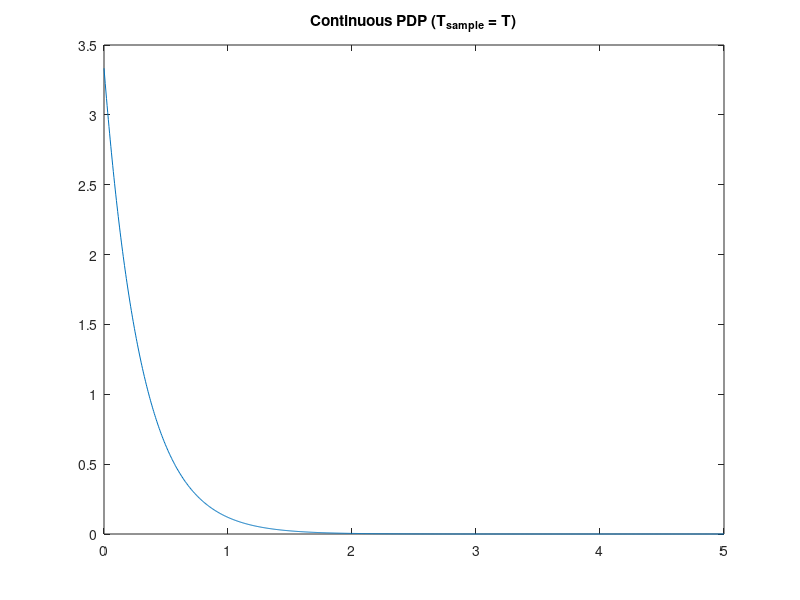
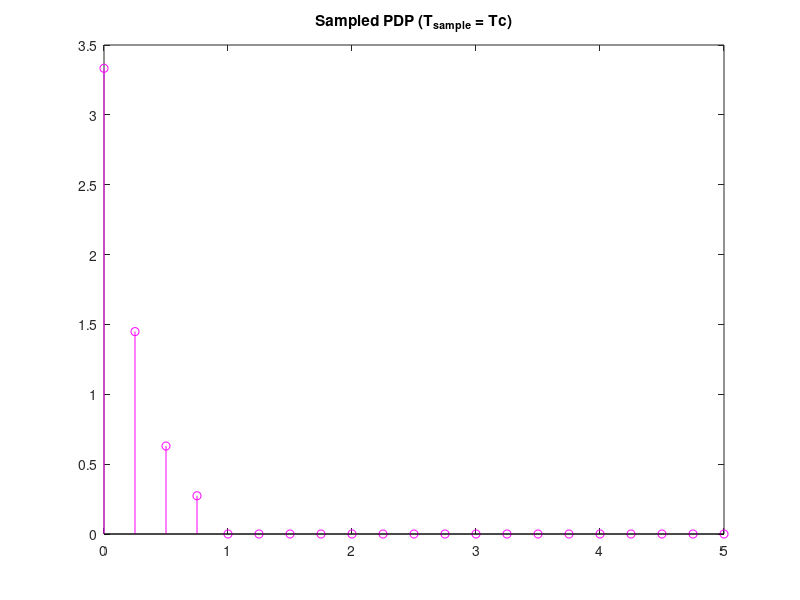
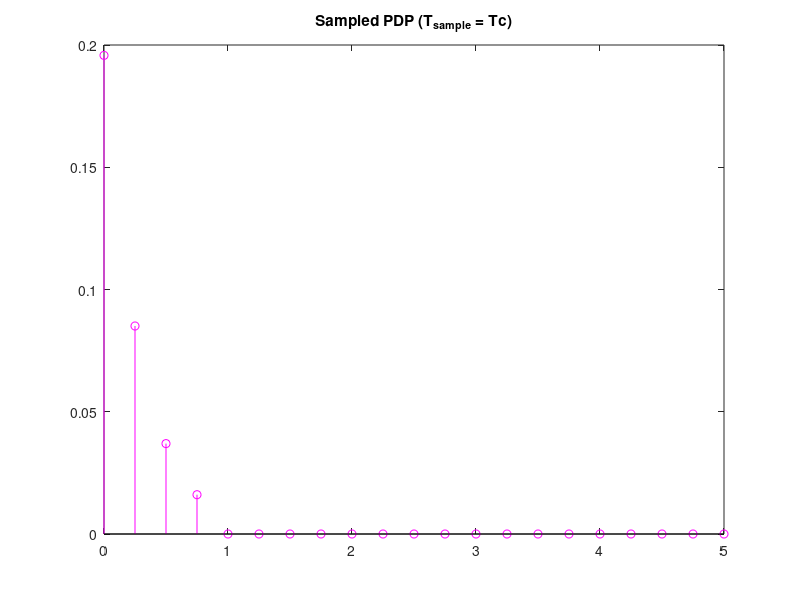

The MATLAB source for these figures, in order: (Note: this script raises an error after producing the figures.)
clear all
close all
T = 1;      % Sampling time before interpolation
tau_rms = 0.3*T;       
tau = linspace(0, 5, 1000);
PDP_continuous = exp(-tau/tau_rms)./tau_rms;
figure
plot(tau, PDP_continuous);
title('Continuous PDP (T_{sample} = T)');
%I'll now sample the "continuous" PDP
Tc = (0.25*T);      %New sampling time
tau = 0:Tc:5;
samples = 4;
PDP_sampled = exp(-tau/tau_rms)./tau_rms;
PDP_sampled = [PDP_sampled(1:samples) zeros(1, length(PDP_sampled )-samples)] ;
figure
stem(tau, PDP_sampled, 'm');
title('Sampled PDP (T_{sample} = Tc)');



%normalization of the PDP
K = 3; %K in dB
K = 10^(K/10); % K in linear

Md = sum(PDP_sampled) 

C = sqrt(K/(K+1));

norm = Md/( 1 - C^2 ); % MdNorm = 1 - c^2

MdNorm = Md/norm; %PDP normalized

sum( MdNorm )+ C^2 
figure
stem(tau, PDP_sampled/norm, 'm');
title('Sampled PDP (T_{sample} = Tc)');

%filter to create g

%Classical Doppler
%Here we build a proper white noise
w_i = wgn(1, 1000, 1, 'complex');
fd = 5*10.^(-3);
% lin = linspace(0, 0.999, 1000);
% f = linspace(0, 1, 100001);
% sqrt_D = zeros(1, 50001);
% for i = 1:50001
%     sqrt_D(i) = sqrt((1/(pi*fd*sqrt(1-(f(i)/fd).^2))).*(abs(f(i)) < fd));%ho messo < invece di <= perche per f=fd la funzione diventa infinito
% end
% for i = 1 : 50000 %whole spectrum of Hds in [0,1]
%     sqrt_D( i + 50001 ) = conj( sqrt_D( 50001 - i ) );
% end
% figure
% plot(f, 10*log10(sqrt_D));
% title('DOPPLER SPECTRUM (dB), Classical (Jake) model');
% axis([0 1 8 15]);
% 
% 
% %Chebychev lowpass filter
% n = 10; %order of cheb low pass filter
% Rp = 1;%decibels of peak-to-peak passband ripple
% Wp =  fd;%normalized passband edge frequency
% [b,a] = cheby1(n,Rp,Wp); %returns the coefficent of the TF
% Hds2 = freqz(b,a,100001,'whole');
% figure 
% plot( 0:0.00001:1, 10*log10( abs(Hds2) ));
% title('Frequency response of Chebychev filter (dB)');
% 
% for i = 1:100001
%     Hds(i) = sqrt_D(i)*Hds2(i);
% end
% 
% figure 
% plot( 0:0.00001:1, Hds );%ci sono problemi in dB peche la maggior parte dei valori e' 0
% title('Frequency response of Hds filter (linear)');
% 
% 
% hds = ifft( sqrt_D );
% gi = conv(hds,w_i);
% figure
% plot( 0 : length(gi)-1, gi );
% title('gi');

%cubic interpolator
gi = hds(w_i);
x = 0:length(gi)-1;
xx = 0: 0.25 : length(gi)-1;
giInt = spline( x, gi, xx);
figure
plot(x,gi,'o',xx,giInt)
